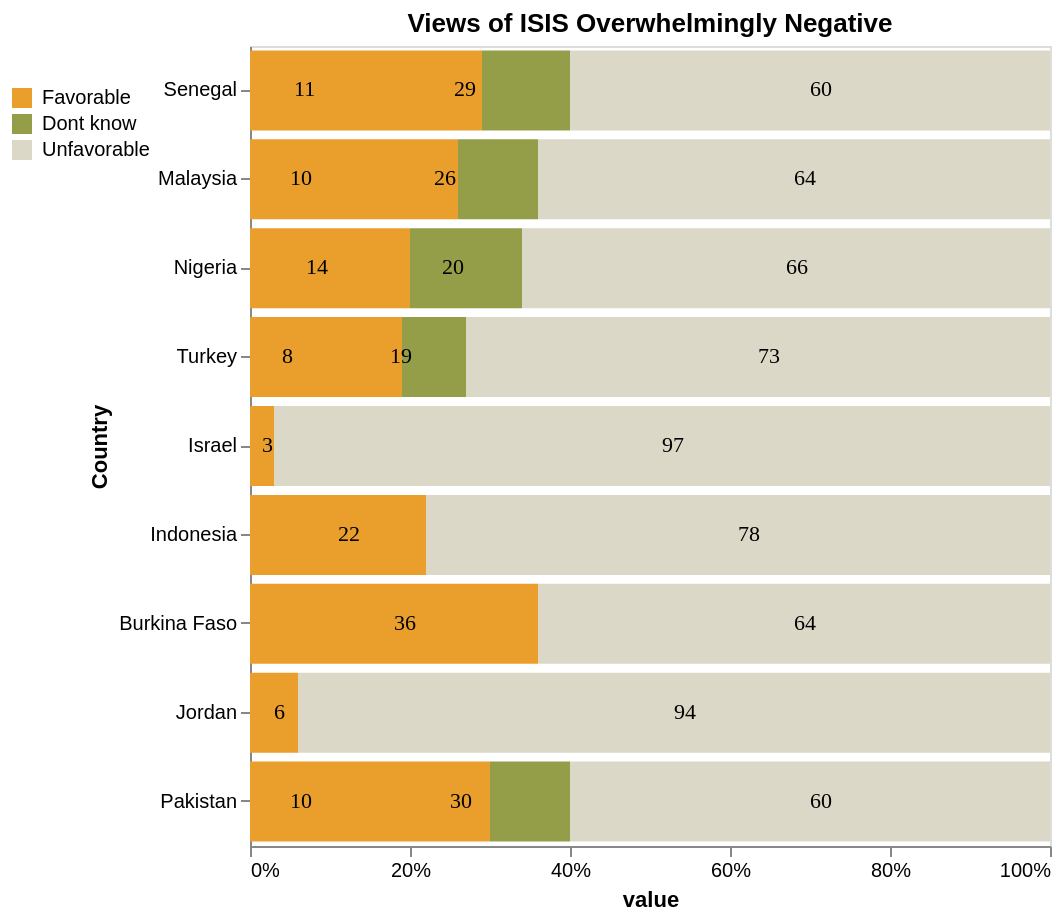

Here is the Vega-Lite specification saved for this chart:
### Vega-Lite specification from a JSON file in a GitHub repository (floating-point values rounded to 4 significant figures)
{"$schema": "https://vega.github.io/schema/vega-lite/v5.json", "vconcat": [{"title": "Views of ISIS Overwhelmingly Negative", "description": "Do you have a opinion of the Islamic militant group in Iraq and Syria known as ISIS?", "width": 400, "height": 400, "data": {"values": [{"Entity": "Pakistan", "Unfavorable": 60, "Favorable": 30, "Dont know": 10}, {"Entity": "Senegal", "Unfavorable": 60, "Favorable": 29, "Dont know": 11}, {"Entity": "Malaysia", "Unfavorable": 64, "Favorable": 26, "Dont know": 10}, {"Entity": "Burkina Faso", "Unfavorable": 64, "Favorable": 36, "Dont know": 0}, {"Entity": "Nigeria", "Unfavorable": 66, "Favorable": 20, "Dont know": 14}, {"Entity": "Turkey", "Unfavorable": 73, "Favorable": 19, "Dont know": 8}, {"Entity": "Indonesia", "Unfavorable": 78, "Favorable": 22, "Dont know": 0}, {"Entity": "Jordan", "Unfavorable": 94, "Favorable": 6, "Dont know": 0}, {"Entity": "Israel", "Unfavorable": 97, "Favorable": 3, "Dont know": 0}]}, "transform": [{"fold": ["Favorable", "Dont know", "Unfavorable"]}], "encoding": {"y": {"field": "Entity", "type": "ordinal", "title": "Country", "axis": {"grid": false, "scale": {"domain": [null, null]}}, "sort": ["Senegal", "Malaysia", "Nigeria", "Turkey", "Israel", "Indonesia", "Burkina Faso", "Jordan", "Pakistan"]}, "x": {"field": "value", "type": "quantitative", "stack": "normalize", "axis": {"grid": false, "tickCount": 5}, "scale": {"domain": [0, 1]}}}, "layer": [{"mark": "bar", "encoding": {"color": {"condition": {"test": "datum.Entity === 'none' && datum.key === 'none'", "value": "#000000"}, "field": "key", "type": "nominal", "scale": {"domain": ["Favorable", "Dont know", "Unfavorable"], "range": ["#ea9e2c", "#949d48", "#dcd8c7"]}, "legend": {"legendX": -120, "legendY": 20, "orient": "none"}, "title": ""}, "opacity": {"condition": {"test": "datum.Entity === 'none' && datum.key === 'none'", "value": 0.4}, "value": 1}, "size": {"condition": {"test": "datum.Entity === 'none' && datum.key === 'none'", "value": 40}, "value": 40}}}, {"mark": {"type": "text", "align": "left", "baseline": "middle", "dx": 0, "dy": 0, "angle": 0, "fontSize": 11, "font": "serif", "opacity": 1}, "encoding": {"y": {"field": "Entity", "type": "nominal"}, "x": {"field": "value", "type": "quantitative", "stack": "normalize", "bandPosition": 0.5}, "text": {"condition": {"test": "datum.value > 0", "field": "value"}, "value": ""}, "color": {"value": "#000000"}}}]}], "name": "9715"}
